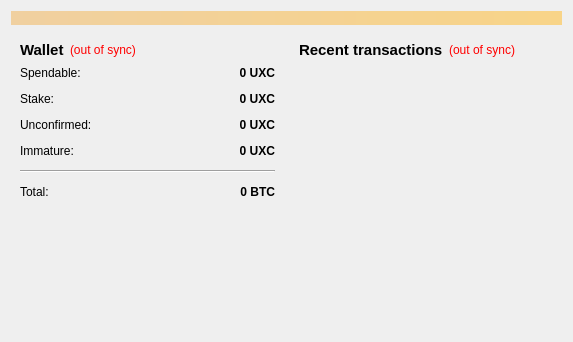
<?xml version="1.0" encoding="UTF-8"?>
<ui version="4.0">
 <class>OverviewPage</class>
 <widget class="QWidget" name="OverviewPage">
  <property name="geometry">
   <rect>
    <x>0</x>
    <y>0</y>
    <width>573</width>
    <height>342</height>
   </rect>
  </property>
  <property name="windowTitle">
   <string>Form</string>
  </property>
  <layout class="QVBoxLayout" name="topLayout">
   <item>
    <widget class="QLabel" name="labelAlerts">
     <property name="visible">
      <bool>false</bool>
     </property>
     <property name="styleSheet">
      <string notr="true">background-color: qlineargradient(x1: 0, y1: 0, x2: 1, y2: 0, stop:0 #F0D0A0, stop:1 #F8D488);  color:#000000
</string>
     </property>
     <property name="wordWrap">
      <bool>true</bool>
     </property>
     <property name="margin">
      <number>3</number>
     </property>
    </widget>
   </item>
   <item>
    <layout class="QHBoxLayout" name="horizontalLayout" stretch="1,1">
     <item>
      <layout class="QVBoxLayout" name="verticalLayout_2">
       <item>
        <widget class="QWidget" name="widget" native="true">
         <layout class="QVBoxLayout" name="verticalLayout_4">
          <item>
           <layout class="QHBoxLayout" name="horizontalLayout_4">
            <item>
             <widget class="QLabel" name="label_5">
              <property name="font">
               <font>
                <pointsize>11</pointsize>
                <weight>75</weight>
                <bold>true</bold>
               </font>
              </property>
              <property name="text">
               <string>Wallet</string>
              </property>
             </widget>
            </item>
            <item>
             <widget class="QLabel" name="labelWalletStatus">
              <property name="toolTip">
               <string>The displayed information may be out of date. Your wallet automatically synchronizes with the ultraxcoin network after a connection is established, but this process has not completed yet.</string>
              </property>
              <property name="styleSheet">
               <string notr="true">QLabel { color: red; }</string>
              </property>
              <property name="text">
               <string notr="true">(out of sync)</string>
              </property>
              <property name="alignment">
               <set>Qt::AlignLeading|Qt::AlignLeft|Qt::AlignVCenter</set>
              </property>
             </widget>
            </item>
            <item>
             <spacer name="horizontalSpacer_2">
              <property name="orientation">
               <enum>Qt::Horizontal</enum>
              </property>
              <property name="sizeHint" stdset="0">
               <size>
                <width>40</width>
                <height>20</height>
               </size>
              </property>
             </spacer>
            </item>
           </layout>
          </item>
          <item>
           <layout class="QFormLayout" name="formLayout_2">
            <property name="fieldGrowthPolicy">
             <enum>QFormLayout::AllNonFixedFieldsGrow</enum>
            </property>
            <property name="horizontalSpacing">
             <number>12</number>
            </property>
            <property name="verticalSpacing">
             <number>12</number>
            </property>
            <item row="0" column="0">
             <widget class="QLabel" name="label">
              <property name="text">
               <string>Spendable:</string>
              </property>
             </widget>
            </item>
            <item row="0" column="1">
             <widget class="QLabel" name="labelBalance">
              <property name="font">
               <font>
                <weight>75</weight>
                <bold>true</bold>
               </font>
              </property>
              <property name="cursor">
               <cursorShape>IBeamCursor</cursorShape>
              </property>
              <property name="toolTip">
               <string>Your current spendable balance</string>
              </property>
              <property name="text">
               <string notr="true">0 UXC</string>
              </property>
              <property name="alignment">
               <set>Qt::AlignRight|Qt::AlignTrailing|Qt::AlignVCenter</set>
              </property>
              <property name="textInteractionFlags">
               <set>Qt::LinksAccessibleByMouse|Qt::TextSelectableByKeyboard|Qt::TextSelectableByMouse</set>
              </property>
             </widget>
            </item>
            <item row="1" column="0">
             <widget class="QLabel" name="label_6">
              <property name="text">
               <string>Stake:</string>
              </property>
             </widget>
            </item>
            <item row="1" column="1">
             <widget class="QLabel" name="labelStake">
              <property name="font">
               <font>
                <weight>75</weight>
                <bold>true</bold>
               </font>
              </property>
              <property name="cursor">
               <cursorShape>IBeamCursor</cursorShape>
              </property>
              <property name="toolTip">
               <string>Total of coins that was staked, and do not yet count toward the current balance</string>
              </property>
              <property name="text">
               <string notr="true">0 UXC</string>
              </property>
              <property name="alignment">
               <set>Qt::AlignRight|Qt::AlignTrailing|Qt::AlignVCenter</set>
              </property>
              <property name="textInteractionFlags">
               <set>Qt::LinksAccessibleByMouse|Qt::TextSelectableByKeyboard|Qt::TextSelectableByMouse</set>
              </property>
             </widget>
            </item>
            <item row="2" column="0">
             <widget class="QLabel" name="label_3">
              <property name="text">
               <string>Unconfirmed:</string>
              </property>
             </widget>
            </item>
            <item row="2" column="1">
             <widget class="QLabel" name="labelUnconfirmed">
              <property name="font">
               <font>
                <weight>75</weight>
                <bold>true</bold>
               </font>
              </property>
              <property name="cursor">
               <cursorShape>IBeamCursor</cursorShape>
              </property>
              <property name="toolTip">
               <string>Total of transactions that have yet to be confirmed, and do not yet count toward the current balance</string>
              </property>
              <property name="text">
               <string notr="true">0 UXC</string>
              </property>
              <property name="alignment">
               <set>Qt::AlignRight|Qt::AlignTrailing|Qt::AlignVCenter</set>
              </property>
              <property name="textInteractionFlags">
               <set>Qt::LinksAccessibleByMouse|Qt::TextSelectableByKeyboard|Qt::TextSelectableByMouse</set>
              </property>
             </widget>
            </item>
            <item row="3" column="0">
             <widget class="QLabel" name="labelImmatureText">
              <property name="text">
               <string>Immature:</string>
              </property>
             </widget>
            </item>
            <item row="3" column="1">
             <widget class="QLabel" name="labelImmature">
              <property name="font">
               <font>
                <weight>75</weight>
                <bold>true</bold>
               </font>
              </property>
              <property name="toolTip">
               <string>Mined balance that has not yet matured</string>
              </property>
              <property name="text">
               <string notr="true">0 UXC</string>
              </property>
              <property name="alignment">
               <set>Qt::AlignRight|Qt::AlignTrailing|Qt::AlignVCenter</set>
              </property>
              <property name="textInteractionFlags">
               <set>Qt::LinksAccessibleByMouse|Qt::TextSelectableByKeyboard|Qt::TextSelectableByMouse</set>
              </property>
             </widget>
            </item>
            <item row="4" column="0" colspan="2">
             <widget class="Line" name="line">
              <property name="orientation">
               <enum>Qt::Horizontal</enum>
              </property>
             </widget>
            </item>
            <item row="5" column="0">
             <widget class="QLabel" name="labelTotalText">
              <property name="text">
               <string>Total:</string>
              </property>
             </widget>
            </item>
            <item row="5" column="1">
             <widget class="QLabel" name="labelTotal">
              <property name="font">
               <font>
                <weight>75</weight>
                <bold>true</bold>
               </font>
              </property>
              <property name="cursor">
               <cursorShape>IBeamCursor</cursorShape>
              </property>
              <property name="toolTip">
               <string>Your current total balance</string>
              </property>
              <property name="text">
               <string notr="true">0 BTC</string>
              </property>
              <property name="alignment">
               <set>Qt::AlignRight|Qt::AlignTrailing|Qt::AlignVCenter</set>
              </property>
              <property name="textInteractionFlags">
               <set>Qt::LinksAccessibleByMouse|Qt::TextSelectableByKeyboard|Qt::TextSelectableByMouse</set>
              </property>
             </widget>
            </item>
           </layout>
          </item>
         </layout>
        </widget>
       </item>
       <item>
        <spacer name="verticalSpacer">
         <property name="orientation">
          <enum>Qt::Vertical</enum>
         </property>
         <property name="sizeHint" stdset="0">
          <size>
           <width>20</width>
           <height>40</height>
          </size>
         </property>
        </spacer>
       </item>
      </layout>
     </item>
     <item>
      <layout class="QVBoxLayout" name="verticalLayout_3">
       <item>
        <widget class="QWidget" name="widget_2" native="true">
         <layout class="QVBoxLayout" name="verticalLayout">
          <item>
           <layout class="QHBoxLayout" name="horizontalLayout_2">
            <item>
             <widget class="QLabel" name="label_4">
              <property name="font">
               <font>
                <pointsize>11</pointsize>
                <weight>75</weight>
                <bold>true</bold>
               </font>
              </property>
              <property name="text">
               <string>&lt;b&gt;Recent transactions&lt;/b&gt;</string>
              </property>
             </widget>
            </item>
            <item>
             <widget class="QLabel" name="labelTransactionsStatus">
              <property name="toolTip">
               <string>The displayed information may be out of date. Your wallet automatically synchronizes with the ultraxcoin network after a connection is established, but this process has not completed yet.</string>
              </property>
              <property name="styleSheet">
               <string notr="true">QLabel { color: red; }</string>
              </property>
              <property name="text">
               <string notr="true">(out of sync)</string>
              </property>
              <property name="alignment">
               <set>Qt::AlignRight|Qt::AlignTrailing|Qt::AlignVCenter</set>
              </property>
             </widget>
            </item>
            <item>
             <spacer name="horizontalSpacer">
              <property name="orientation">
               <enum>Qt::Horizontal</enum>
              </property>
              <property name="sizeHint" stdset="0">
               <size>
                <width>40</width>
                <height>20</height>
               </size>
              </property>
             </spacer>
            </item>
           </layout>
          </item>
          <item>
           <widget class="QListView" name="listTransactions">
            <property name="styleSheet">
             <string notr="true">QListView { background: transparent; }</string>
            </property>
            <property name="frameShape">
             <enum>QFrame::NoFrame</enum>
            </property>
            <property name="verticalScrollBarPolicy">
             <enum>Qt::ScrollBarAlwaysOff</enum>
            </property>
            <property name="horizontalScrollBarPolicy">
             <enum>Qt::ScrollBarAlwaysOff</enum>
            </property>
            <property name="selectionMode">
             <enum>QAbstractItemView::NoSelection</enum>
            </property>
           </widget>
          </item>
         </layout>
        </widget>
       </item>
      </layout>
     </item>
    </layout>
   </item>
  </layout>
 </widget>
 <resources/>
 <connections/>
</ui>
